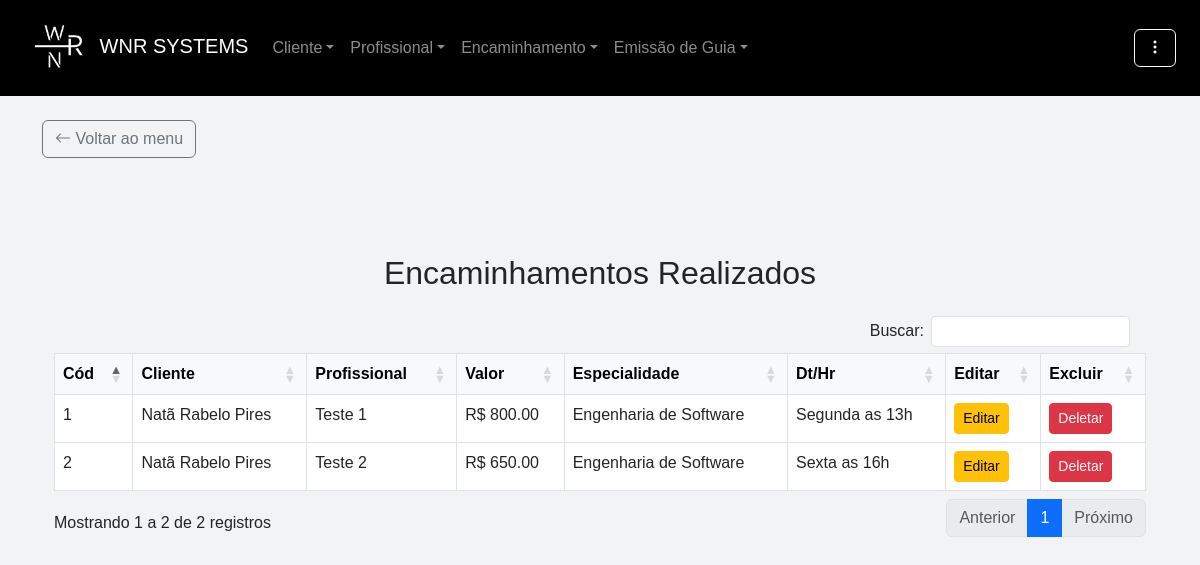
Page /listar_encaminhamento (signed in) on the committed database.
### app/models.py (models this page shows)
class Encaminhamento(db.Model):
    __tablename__ = "encaminhamentos"
    id                              = db.Column(db.Integer, primary_key=True)
    convenio                        = db.Column(db.String)
    dias_horas_atendimento          = db.Column(db.String)
    data_encaminhamento             = db.Column(db.DateTime, default=db.func.current_timestamp())
    observacoes_gerais              = db.Column(db.String)
    queixa                          = db.Column(db.String)
    valor                           = db.Column(db.Float)
    data_cadastro                   = db.Column(db.DateTime, default=db.func.current_timestamp())
    cliente_id                      = db.Column(db.Integer, db.ForeignKey("clientes.id", ondelete="CASCADE"))
    profissional_id                 = db.Column(db.Integer, db.ForeignKey("profissionais.id", ondelete="CASCADE"))
    situacao_id                     = db.Column(db.Integer, db.ForeignKey("situacao.id"))
    tipo_encaminhamento_id          = db.Column(db.Integer, db.ForeignKey("tipo_encaminhamento.id"))
    situacao                        = db.relationship("Situacao", back_populates="encaminhamentos")
    tipo_encaminhamento             = db.relationship("TipoEncaminhamento", back_populates="encaminhamento")
    cliente                         = db.relationship("Cliente", back_populates="encaminhamentos", passive_deletes=True)
    profissional                    = db.relationship("Profissional", back_populates="encaminhamentos", passive_deletes=True)

class Cliente(db.Model):
    __tablename__ = "clientes"
    id                              = db.Column(db.Integer, primary_key=True)
    nome                            = db.Column(db.String(255), nullable=False)
    cpf                             = db.Column(db.String(14), unique=True, nullable=False)
    email                           = db.Column(db.String(255))
    data_nascimento                 = db.Column(db.DateTime)
    renda_familiar                  = db.Column(db.Float, nullable=False, default=0.0)
    bairro                          = db.Column(db.String(255))
    canal_divulgacao                = db.Column(db.String(255))
    cep                             = db.Column(db.String(10))
    cidade                          = db.Column(db.String(255))
    cpf_responsavel                 = db.Column(db.String(14))
    complemento                     = db.Column(db.String(255))
    numero_cs                       = db.Column(db.String(20))
    despesa_mensal                  = db.Column(db.Float, nullable=False, default=0.0)
    estado                          = db.Column(db.String(255))
    endereco                        = db.Column(db.String(255))
    fone_contato                    = db.Column(db.String(20))
    fone_pessoal                    = db.Column(db.String(20))
    nome_plano_saude                = db.Column(db.String(255), default="")
    plano_saude                     = db.Column(db.String(255))
    nome_responsavel                = db.Column(db.String(255), default="")
    possui_filhos                   = db.Column(db.String(255))
    numero_filhos                   = db.Column(db.Integer, default=0)
    previdenciario                  = db.Column(db.String(255))
    profissao                       = db.Column(db.String(255))
    remuneracao                     = db.Column(db.Float, nullable=False, default=0.0)
    rg                              = db.Column(db.String(20))
    saldo                           = db.Column(db.Float, nullable=False, default=0.0)
    idade                           = db.Column(db.Integer, default=0)
    data_cadastro                   = db.Column(db.DateTime, default=db.func.current_timestamp())
    sexo_id                         = db.Column(db.Integer, db.ForeignKey("sexo.id"))
    condicao_habitacao_id           = db.Column(db.Integer, db.ForeignKey("condicao_habitacao.id"))
    tipo_moradia_id                 = db.Column(db.Integer, db.ForeignKey("tipo_moradia.id"))
    tipo_transporte_id              = db.Column(db.Integer, db.ForeignKey("tipo_transporte.id"))
    escolaridade_id                 = db.Column(db.Integer, db.ForeignKey("escolaridade.id"))
    grau_parentesco_id              = db.Column(db.Integer, db.ForeignKey("grau_parentesco.id"))
    estado_civil_id                 = db.Column(db.Integer, db.ForeignKey("estados_civis.id"))
    estado_civil                    = db.relationship("EstadosCivis", back_populates="clientes")
    sexo                            = db.relationship("Sexo", back_populates="clientes")
    condicao_habitacao              = db.relationship("CondicaoHabitacao", back_populates="clientes")
    tipo_moradia                    = db.relationship("TipoMoradia", back_populates="clientes")
    tipo_transporte                 = db.relationship("TipoTransporte", back_populates="clientes")
    escolaridade                    = db.relationship("Escolaridade", back_populates="clientes")
    grau_parentesco                 = db.relationship("GrauParentesco", back_populates="clientes")
    encaminhamentos                 = db.relationship("Encaminhamento", back_populates="cliente", cascade="all, delete-orphan")
    guias                           = db.relationship("Guia", back_populates="cliente", cascade="all, delete-orphan")

class Profissional(db.Model):
    __tablename__ = "profissionais"
    id = db.Column(db.Integer, primary_key=True)
    nome                            = db.Column(db.String(255), nullable=False)
    cpf                             = db.Column(db.String(14), unique=True, nullable=False)
    email                           = db.Column(db.String(255))
    data_nascimento                 = db.Column(db.DateTime)
    bairro                          = db.Column(db.String)
    banco                           = db.Column(db.String)
    cep                             = db.Column(db.String)
    cidade                          = db.Column(db.String)
    complemento                     = db.Column(db.String)
    graduacao                       = db.Column(db.String)
    issqn                           = db.Column(db.String)
    fone_pessoal                    = db.Column(db.String)
    fone_profissional               = db.Column(db.String)
    curriculum_lattes               = db.Column(db.String)
    dias_horas_disponiveis          = db.Column(db.String)
    endereco_profissional           = db.Column(db.String)
    estado                          = db.Column(db.String)
    observacoes                     = db.Column(db.String)
    pix                             = db.Column(db.String)
    registro_profissional           = db.Column(db.String)
    rg                              = db.Column(db.String(11), unique=True, nullable=False)
    valor_minimo                    = db.Column(db.Float)
    data_cadastro                   = db.Column(db.DateTime, default=db.func.current_timestamp())
    encaminhamentos = db.relationship("Encaminhamento", back_populates="profissional", cascade="all, delete-orphan")
    guias = db.relationship("Guia", back_populates="profissional", cascade="all, delete-orphan")

### app/routes/encaminhamento/encaminhamento.py (the view)
@encaminhamento_bp.route('/listar_encaminhamento', methods=['GET', 'POST'])
@required_login
@role_required('atendimento', 'financeiro', 'admin')
def listar_encaminhamento():
    encaminhamentos = Encaminhamento.query.all()
    usuario = current_user
    return render_template('encaminhamento/list.html', encaminhamentos=encaminhamentos, usuario=usuario)

### app/__init__.py (called while the page is built)
@login_manager.user_loader
def load_user(id):
    return Usuario.query.get(int(id))

### app/utils/login_required.py (called while the page is built)
def required_login(f):
    @wraps(f)
    def decorated_function(*args, **kwargs):
        if 'user_id' not in session:
            return redirect(url_for('auth_bp.login'))
        return f(*args, **kwargs)
    return decorated_function

### app/templates/encaminhamento/list.html (shortened to what this page needs)
{% extends 'base.html' %}
{% block content %}
<div class="container mt-5">
    <h2 class="text-center mb-4 mt-5">Encaminhamentos Realizados</h2>
    <div class="card-body">
        <table id="table" class="table table-bordered table-hover">
            <thead class="table-light">
                <tr>
                    <th>Cód</th>
                    <th>Cliente</th>
                    <th>Profissional</th>
                    <th>Valor</th>
                    <th>Especialidade</th>
                    <th>Dt/Hr</th>
                    <th>Editar</th>
                    {% if usuario.role == "admin" %}
                    <th>Excluir</th>
                    {% endif %}
                </tr>
            </thead>
            <tbody>
                {% for encaminhamento in encaminhamentos %}
                    <tr>
                        <td>{{ encaminhamento.id }}</td>
                        <td>{{ encaminhamento.cliente.nome }}</td>
                        <td>{{ encaminhamento.profissional.nome }}</td>
                        <td>R$ {{ "%0.2f"|format(encaminhamento.valor) }}</td>
                        <td>{{ encaminhamento.profissional.graduacao }}</td>
                        <td>{{ encaminhamento.dias_horas_atendimento }}</td>
                        <td><a href="{{ url_for('encaminhamento_bp.editar_encaminhamento', id=encaminhamento.id) }}" class="btn btn-sm btn-warning">Editar</a></td>
                        {% if usuario.role == "admin" %}
                        <td><a href="{{ url_for('encaminhamento_bp.deletar_encaminhamento', id=encaminhamento.id) }}" class="btn btn-sm btn-danger" data-bs-toggle="modal" data-bs-target="#confirmarExclusao" data-id="{{ encaminhamento.id }}">Deletar</a></td>
                        {% endif %}
                    </tr>
                  {% endfor %}
            </tbody>
        </table>
    </div>
</div>
{% endblock %}

### app/templates/base.html (shortened to what this page needs)
<!DOCTYPE html>
<html lang="pt-BR">
<head>
    <link href="https://cdn.jsdelivr.net/npm/bootstrap@5.3.0/dist/css/bootstrap.min.css" rel="stylesheet">
    <link rel="stylesheet" href="https://cdn.jsdelivr.net/npm/bootstrap-icons/font/bootstrap-icons.css">
    <link rel="stylesheet" href="https://cdnjs.cloudflare.com/ajax/libs/font-awesome/6.5.0/css/all.min.css">
    <link rel="stylesheet" href="https://cdn.datatables.net/1.13.6/css/dataTables.bootstrap5.min.css">
    <link rel="stylesheet" href="https://cdn.datatables.net/buttons/2.2.3/css/buttons.dataTables.min.css">
    <link rel="stylesheet" href="{{ url_for('static', filename='css/base.css') }}">
</head>
<body>
    <nav class="navbar navbar-expand-lg navbar-dark bg-black px-4 fixed-top">
    <a class="navbar-brand" href="{{ url_for('main_bp.menu') }}">
        <img src="{{ url_for('static', filename='image/logo.png') }}" alt="Logo" width="70" height="70" class="d-inline-block align-text-center">
        WNR SYSTEMS
    </a>
    <div class="collapse navbar-collapse" id="navbarNav">
        <ul class="navbar-nav me-auto">
            <li class="nav-item dropdown">
                <a class="nav-link dropdown-toggle" href="#" data-bs-toggle="dropdown">Cliente</a>
            </li>
            <li class="nav-item dropdown">
                <a class="nav-link dropdown-toggle" href="#" data-bs-toggle="dropdown">Profissional</a>
            </li>
            <li class="nav-item dropdown">
                <a class="nav-link dropdown-toggle" href="#" data-bs-toggle="dropdown">Encaminhamento</a>
            </li>
            <li class="nav-item dropdown">
                <a class="nav-link dropdown-toggle" href="#" data-bs-toggle="dropdown">Emissão de Guia</a>
            </li>
        </ul>
        <div class="dropdown ms-auto">
            <button class="btn btn-outline-light" type="button" id="menuDropdown" data-bs-toggle="dropdown" aria-expanded="false">
                <i class="bi bi-three-dots-vertical"></i>
            </button>
        </div>
    </div>
</nav>
    {% if request.endpoint != 'main_bp.menu' %}
    <div class="container mt-5 pt-3">
        <a href="{{ url_for('main_bp.menu') }}" class="btn btn-outline-secondary">
            <i class="bi bi-arrow-left"></i> Voltar ao menu
        </a>
    </div>
    {% endif %}
    <div class="container container-fluid mt-5">
        {% block content %}{% endblock %}
    </div>
</body>
</html>

### app/static/css/base.css (style rules this page uses)
body { display: flex; flex-direction: column; margin: 0; padding-top: 56px; font-family: Arial, sans-serif; background-color: #f1f3f5; }

### rows in the picture
Encaminhamento: id "1", cliente.nome "Natã Rabelo Pires", profissional.nome "Teste 1", valor "800.00", profissional.graduacao "Engenharia de Software", dias_horas_atendimento "Segunda as 13h"
Encaminhamento: id "2", cliente.nome "Natã Rabelo Pires", profissional.nome "Teste 2", valor "650.00", profissional.graduacao "Engenharia de Software", dias_horas_atendimento "Sexta as 16h"
